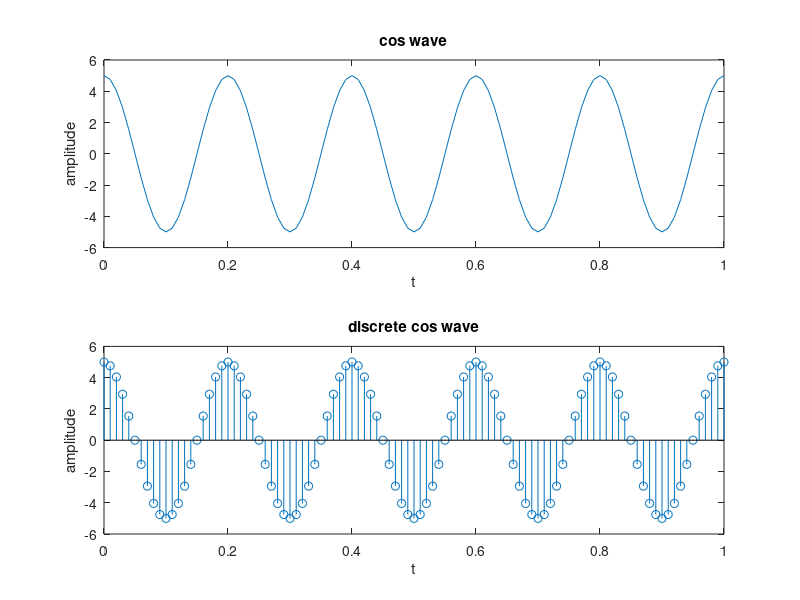

Write the MATLAB code that produced this figure.
%continuous and discrete cos wave

close all
clear all
clc
    
am=input('amplitude of message signal=');
fm=input('frequency of message signal=');

t=0:0.01:1;

m=am*cos(2*pi*fm*t);

%cos wave
subplot(2,1,1);
plot(t,m);
title('cos wave')
xlabel('t')
ylabel('amplitude')

%discrete cos wave
subplot(2,1,2);
stem(t,m);
title('discrete cos wave')
xlabel('t')
ylabel('amplitude')